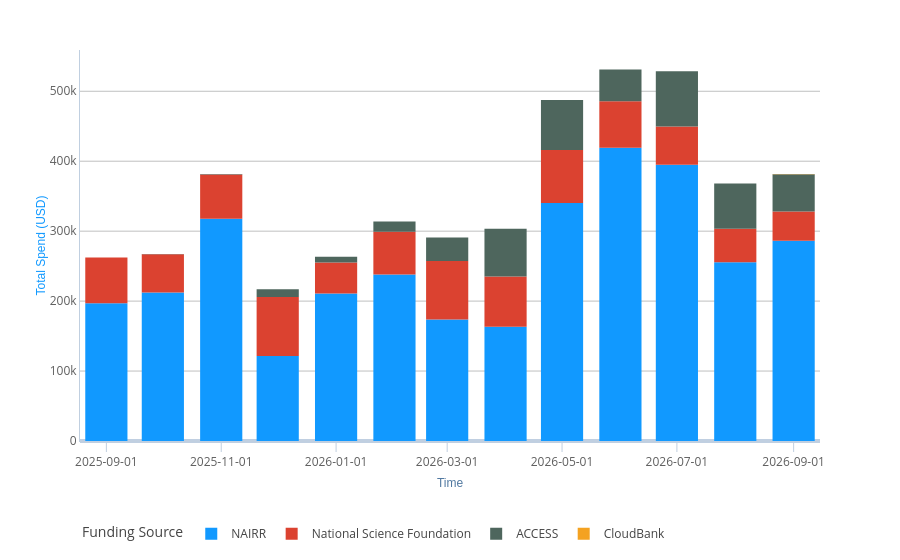

Notebook source saved alongside this figure:
### Code cell
# 2. CloudBank Spend: Total Spend by Funding Source, 1 year
metric_name = 'Total Spend (USD)'
with dw:
    df = dw.get_data(
        duration=plot_duration,
        realm='CloudBankSpend',
        metric=metric_name, 
        dimension='cb_funder', # funding source
        filters={},
        dataset_type='timeseries',
        aggregation_unit=plot_aggregation,
    )
plot = px.bar(df, labels={'value': metric_name})
plot.show()

### Figure 1 — Plotly figure (JSON) as saved in the notebook; plotly's stock layout.template omitted (floating-point values rounded to 4 significant figures)
{"data": [{"hovertemplate": "Funding Source=NAIRR<br>Time=%{x}<br>Total Spend (USD)=%{y}<extra></extra>", "legendgroup": "NAIRR", "marker": {"color": "#1199FF", "pattern": {"shape": ""}}, "name": "NAIRR", "orientation": "v", "showlegend": true, "textposition": "auto", "type": "bar", "x": ["2025-09-01T00:00:00.000000000", "2025-10-01T00:00:00.000000000", "2025-11-01T00:00:00.000000000", "2025-12-01T00:00:00.000000000", "2026-01-01T00:00:00.000000000", "2026-02-01T00:00:00.000000000", "2026-03-01T00:00:00.000000000", "2026-04-01T00:00:00.000000000", "2026-05-01T00:00:00.000000000", "2026-06-01T00:00:00.000000000", "2026-07-01T00:00:00.000000000", "2026-08-01T00:00:00.000000000", "2026-09-01T00:00:00.000000000"], "xaxis": "x", "y": [196800.0, 212400.0, 317600.0, 121400.0, 210900.0, 238200.0, 173700.0, 163200.0, 340400.0, 419200.0, 394800.0, 255600.0, 286200.0], "yaxis": "y"}, {"hovertemplate": "Funding Source=National Science Foundation<br>Time=%{x}<br>Total Spend (USD)=%{y}<extra></extra>", "legendgroup": "National Science Foundation", "marker": {"color": "#DB4230", "pattern": {"shape": ""}}, "name": "National Science Foundation", "orientation": "v", "showlegend": true, "textposition": "auto", "type": "bar", "x": ["2025-09-01T00:00:00.000000000", "2025-10-01T00:00:00.000000000", "2025-11-01T00:00:00.000000000", "2025-12-01T00:00:00.000000000", "2026-01-01T00:00:00.000000000", "2026-02-01T00:00:00.000000000", "2026-03-01T00:00:00.000000000", "2026-04-01T00:00:00.000000000", "2026-05-01T00:00:00.000000000", "2026-06-01T00:00:00.000000000", "2026-07-01T00:00:00.000000000", "2026-08-01T00:00:00.000000000", "2026-09-01T00:00:00.000000000"], "xaxis": "x", "y": [65500.0, 54570.0, 63420.0, 84400.0, 44140.0, 60940.0, 83650.0, 72060.0, 75760.0, 66470.0, 54920.0, 47900.0, 42000.0], "yaxis": "y"}, {"hovertemplate": "Funding Source=ACCESS<br>Time=%{x}<br>Total Spend (USD)=%{y}<extra></extra>", "legendgroup": "ACCESS", "marker": {"color": "#4E665D", "pattern": {"shape": ""}}, "name": "ACCESS", "orientation": "v", "showlegend": true, "textposition": "auto", "type": "bar", "x": ["2025-09-01T00:00:00.000000000", "2025-10-01T00:00:00.000000000", "2025-11-01T00:00:00.000000000", "2025-12-01T00:00:00.000000000", "2026-01-01T00:00:00.000000000", "2026-02-01T00:00:00.000000000", "2026-03-01T00:00:00.000000000", "2026-04-01T00:00:00.000000000", "2026-05-01T00:00:00.000000000", "2026-06-01T00:00:00.000000000", "2026-07-01T00:00:00.000000000", "2026-08-01T00:00:00.000000000", "2026-09-01T00:00:00.000000000"], "xaxis": "x", "y": [65.19, 247.4, 735.1, 11350.0, 8241.0, 14570.0, 33530.0, 68010.0, 71280.0, 45360.0, 79010.0, 64700.0, 53150.0], "yaxis": "y"}, {"hovertemplate": "Funding Source=CloudBank<br>Time=%{x}<br>Total Spend (USD)=%{y}<extra></extra>", "legendgroup": "CloudBank", "marker": {"color": "#F4A221", "pattern": {"shape": ""}}, "name": "CloudBank", "orientation": "v", "showlegend": true, "textposition": "auto", "type": "bar", "x": ["2025-09-01T00:00:00.000000000", "2025-10-01T00:00:00.000000000", "2025-11-01T00:00:00.000000000", "2025-12-01T00:00:00.000000000", "2026-01-01T00:00:00.000000000", "2026-02-01T00:00:00.000000000", "2026-03-01T00:00:00.000000000", "2026-04-01T00:00:00.000000000", "2026-05-01T00:00:00.000000000", "2026-06-01T00:00:00.000000000", "2026-07-01T00:00:00.000000000", "2026-08-01T00:00:00.000000000", "2026-09-01T00:00:00.000000000"], "xaxis": "x", "y": [41.33, 0.0, 0.0, 0.0, 0.0, 0.0, 0.0, 0.0, 0.0, 0.0, 0.0, 0.0, 210.8], "yaxis": "y"}], "layout": {"barmode": "relative", "legend": {"title": {"text": "Funding Source"}, "tracegroupgap": 0}, "xaxis": {"anchor": "y", "domain": [0, 1], "title": {"text": "Time"}}, "yaxis": {"anchor": "x", "domain": [0, 1], "title": {"text": "Total Spend (USD)"}}}}
